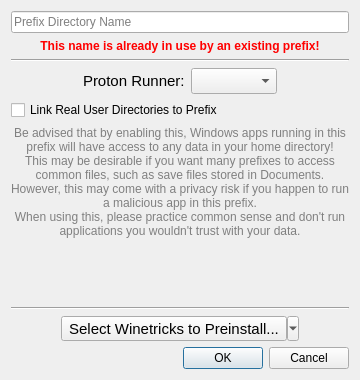
<?xml version="1.0" encoding="UTF-8"?>
<ui version="4.0">
 <class>NeroPrefixWizard</class>
 <widget class="QDialog" name="NeroPrefixWizard">
  <property name="windowModality">
   <enum>Qt::WindowModality::ApplicationModal</enum>
  </property>
  <property name="geometry">
   <rect>
    <x>0</x>
    <y>0</y>
    <width>360</width>
    <height>380</height>
   </rect>
  </property>
  <property name="windowTitle">
   <string>New Prefix Wizard</string>
  </property>
  <property name="modal">
   <bool>true</bool>
  </property>
  <layout class="QVBoxLayout" name="verticalLayout" stretch="0,1,0">
   <item>
    <layout class="QVBoxLayout" name="verticalLayout_3" stretch="0,0,1,0,0,0,0">
     <property name="sizeConstraint">
      <enum>QLayout::SizeConstraint::SetNoConstraint</enum>
     </property>
     <item>
      <widget class="QLineEdit" name="prefixNameInput">
       <property name="text">
        <string/>
       </property>
       <property name="placeholderText">
        <string>Prefix Directory Name</string>
       </property>
      </widget>
     </item>
     <item>
      <widget class="QLabel" name="nameMatchingWarning">
       <property name="enabled">
        <bool>false</bool>
       </property>
       <property name="sizePolicy">
        <sizepolicy hsizetype="Preferred" vsizetype="Fixed">
         <horstretch>0</horstretch>
         <verstretch>0</verstretch>
        </sizepolicy>
       </property>
       <property name="font">
        <font>
         <pointsize>9</pointsize>
         <bold>true</bold>
        </font>
       </property>
       <property name="styleSheet">
        <string notr="true">color: red;</string>
       </property>
       <property name="text">
        <string>This name is already in use by an existing prefix!</string>
       </property>
       <property name="alignment">
        <set>Qt::AlignmentFlag::AlignHCenter|Qt::AlignmentFlag::AlignTop</set>
       </property>
      </widget>
     </item>
     <item>
      <spacer name="verticalSpacer_2">
       <property name="orientation">
        <enum>Qt::Orientation::Vertical</enum>
       </property>
       <property name="sizeHint" stdset="0">
        <size>
         <width>20</width>
         <height>0</height>
        </size>
       </property>
      </spacer>
     </item>
     <item>
      <widget class="Line" name="separater">
       <property name="orientation">
        <enum>Qt::Orientation::Horizontal</enum>
       </property>
      </widget>
     </item>
     <item>
      <layout class="QHBoxLayout" name="horizontalLayout">
       <item>
        <spacer name="horizontalSpacer_3">
         <property name="orientation">
          <enum>Qt::Orientation::Horizontal</enum>
         </property>
         <property name="sizeHint" stdset="0">
          <size>
           <width>40</width>
           <height>20</height>
          </size>
         </property>
        </spacer>
       </item>
       <item>
        <widget class="QLabel" name="protonRunnerLabel">
         <property name="sizePolicy">
          <sizepolicy hsizetype="Fixed" vsizetype="Fixed">
           <horstretch>0</horstretch>
           <verstretch>0</verstretch>
          </sizepolicy>
         </property>
         <property name="font">
          <font>
           <pointsize>11</pointsize>
          </font>
         </property>
         <property name="text">
          <string>Proton Runner:</string>
         </property>
        </widget>
       </item>
       <item>
        <widget class="QComboBox" name="protonRunnerBox">
         <property name="sizePolicy">
          <sizepolicy hsizetype="Expanding" vsizetype="Fixed">
           <horstretch>0</horstretch>
           <verstretch>0</verstretch>
          </sizepolicy>
         </property>
         <property name="font">
          <font>
           <pointsize>11</pointsize>
          </font>
         </property>
        </widget>
       </item>
       <item>
        <spacer name="horizontalSpacer_4">
         <property name="orientation">
          <enum>Qt::Orientation::Horizontal</enum>
         </property>
         <property name="sizeHint" stdset="0">
          <size>
           <width>40</width>
           <height>20</height>
          </size>
         </property>
        </spacer>
       </item>
      </layout>
     </item>
     <item>
      <widget class="QCheckBox" name="symlinksCheckbox">
       <property name="sizePolicy">
        <sizepolicy hsizetype="Fixed" vsizetype="Fixed">
         <horstretch>0</horstretch>
         <verstretch>0</verstretch>
        </sizepolicy>
       </property>
       <property name="text">
        <string>Link Real User Directories to Prefix</string>
       </property>
      </widget>
     </item>
     <item>
      <widget class="QLabel" name="symlinkDisclaimer">
       <property name="enabled">
        <bool>true</bool>
       </property>
       <property name="font">
        <font>
         <pointsize>9</pointsize>
        </font>
       </property>
       <property name="styleSheet">
        <string notr="true">color: gray</string>
       </property>
       <property name="text">
        <string>Be advised that by enabling this, Windows apps running in this prefix will have access to any data in your home directory!
This may be desirable if you want many prefixes to access common files, such as save files stored in Documents.
However, this may come with a privacy risk if you happen to run a malicious app in this prefix.
When using this, please practice common sense and don't run applications you wouldn't trust with your data.</string>
       </property>
       <property name="alignment">
        <set>Qt::AlignmentFlag::AlignCenter</set>
       </property>
       <property name="wordWrap">
        <bool>true</bool>
       </property>
      </widget>
     </item>
    </layout>
   </item>
   <item>
    <spacer name="verticalSpacer">
     <property name="orientation">
      <enum>Qt::Orientation::Vertical</enum>
     </property>
     <property name="sizeHint" stdset="0">
      <size>
       <width>20</width>
       <height>0</height>
      </size>
     </property>
    </spacer>
   </item>
   <item>
    <layout class="QVBoxLayout" name="verticalLayout_2">
     <property name="sizeConstraint">
      <enum>QLayout::SizeConstraint::SetFixedSize</enum>
     </property>
     <item>
      <widget class="Line" name="line_2">
       <property name="orientation">
        <enum>Qt::Orientation::Horizontal</enum>
       </property>
      </widget>
     </item>
     <item>
      <layout class="QHBoxLayout" name="horizontalLayout_2">
       <item>
        <spacer name="horizontalSpacer_2">
         <property name="orientation">
          <enum>Qt::Orientation::Horizontal</enum>
         </property>
         <property name="sizeHint" stdset="0">
          <size>
           <width>40</width>
           <height>20</height>
          </size>
         </property>
        </spacer>
       </item>
       <item>
        <widget class="QToolButton" name="winetricksBox">
         <property name="sizePolicy">
          <sizepolicy hsizetype="Preferred" vsizetype="Fixed">
           <horstretch>0</horstretch>
           <verstretch>0</verstretch>
          </sizepolicy>
         </property>
         <property name="font">
          <font>
           <pointsize>11</pointsize>
          </font>
         </property>
         <property name="text">
          <string>Select Winetricks to Preinstall...</string>
         </property>
         <property name="icon">
          <iconset theme="package-x-generic"/>
         </property>
         <property name="iconSize">
          <size>
           <width>16</width>
           <height>16</height>
          </size>
         </property>
         <property name="popupMode">
          <enum>QToolButton::ToolButtonPopupMode::MenuButtonPopup</enum>
         </property>
         <property name="toolButtonStyle">
          <enum>Qt::ToolButtonStyle::ToolButtonTextBesideIcon</enum>
         </property>
        </widget>
       </item>
       <item>
        <spacer name="horizontalSpacer">
         <property name="orientation">
          <enum>Qt::Orientation::Horizontal</enum>
         </property>
         <property name="sizeHint" stdset="0">
          <size>
           <width>40</width>
           <height>20</height>
          </size>
         </property>
        </spacer>
       </item>
      </layout>
     </item>
     <item>
      <widget class="QDialogButtonBox" name="buttonBox">
       <property name="orientation">
        <enum>Qt::Orientation::Horizontal</enum>
       </property>
       <property name="standardButtons">
        <set>QDialogButtonBox::StandardButton::Cancel|QDialogButtonBox::StandardButton::Ok</set>
       </property>
      </widget>
     </item>
    </layout>
   </item>
  </layout>
 </widget>
 <resources/>
 <connections>
  <connection>
   <sender>buttonBox</sender>
   <signal>accepted()</signal>
   <receiver>NeroPrefixWizard</receiver>
   <slot>accept()</slot>
   <hints>
    <hint type="sourcelabel">
     <x>248</x>
     <y>254</y>
    </hint>
    <hint type="destinationlabel">
     <x>157</x>
     <y>274</y>
    </hint>
   </hints>
  </connection>
  <connection>
   <sender>buttonBox</sender>
   <signal>rejected()</signal>
   <receiver>NeroPrefixWizard</receiver>
   <slot>reject()</slot>
   <hints>
    <hint type="sourcelabel">
     <x>316</x>
     <y>260</y>
    </hint>
    <hint type="destinationlabel">
     <x>286</x>
     <y>274</y>
    </hint>
   </hints>
  </connection>
 </connections>
</ui>
